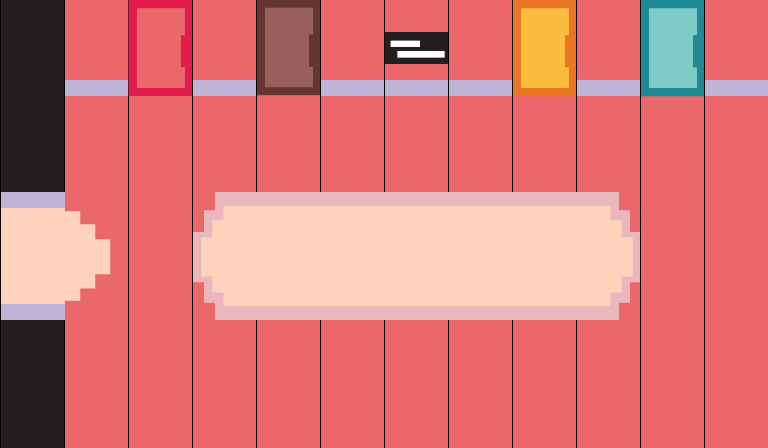

This is a level from a 2D game, rendered from its Tiled map with the project's own tilesets. A one-line summary and the complete map file follow:
An orthogonal 12x7 tile map with 64x64 px tiles, 3 tile layers (Tile Layer 2, Tile Layer 3, Tile Layer 1) and 6 objects.

<map version="1.0" tiledversion="1.1.6" orientation="orthogonal" renderorder="right-down" width="12" height="7" tilewidth="64" tileheight="64" infinite="0" nextobjectid="7">
 <tileset firstgid="1" source="sprite_v2.tsx" />
 <layer name="Tile Layer 2" width="12" height="7">
  <data encoding="csv">
0,174,179,179,179,179,179,179,179,179,179,179,
0,179,179,179,179,179,179,179,179,179,179,179,
0,179,179,179,179,179,179,179,179,179,179,179,
176,179,179,179,179,179,179,179,179,179,179,179,
185,179,179,179,179,179,179,179,179,179,179,179,
0,179,179,179,179,179,179,179,179,179,179,179,
0,179,179,179,179,179,179,179,179,179,179,179
</data>
 </layer>
 <layer name="Tile Layer 3" width="12" height="7">
  <data encoding="csv">
0,0,0,0,0,0,0,0,0,0,0,0,
0,183,183,183,183,183,183,183,183,183,183,183,
0,0,0,0,0,0,0,0,0,0,0,0,
0,177,0,200,201,202,203,204,204,205,0,0,
0,186,0,209,210,211,212,213,213,214,0,0,
0,0,0,0,0,0,0,0,0,0,0,0,
0,0,0,0,0,0,0,0,0,0,0,0
</data>
 </layer>
 <layer name="Tile Layer 1" width="12" height="7" locked="1">
  <data encoding="csv">
1,0,19,0,21,0,27,0,23,0,25,0,
1,0,28,0,30,0,0,0,32,0,34,0,
1,0,0,0,0,0,0,0,0,0,0,0,
0,0,0,0,0,0,0,0,0,0,0,0,
0,0,0,0,0,0,0,0,0,0,0,0,
1,0,0,0,0,0,0,0,0,0,0,0,
1,0,0,0,0,0,0,0,0,0,0,0
</data>
 </layer>
 <objectgroup name="Object Layer 1" locked="1">
  <object id="1" x="0" y="0" width="768" height="96" />
  <object id="2" x="758.667" y="1.33333" width="66.6667" height="458.667" />
  <object id="3" x="1.33332" y="46.6668" width="66.6667" height="165.333" />
  <object id="4" x="-57.3334" y="178.667" width="66.6667" height="165.333" />
  <object id="5" x="-1.33335" y="297.333" width="66.6667" height="165.333" />
  <object id="6" x="25.3333" y="438.667" width="768" height="26.6667" />
 </objectgroup>
</map>
